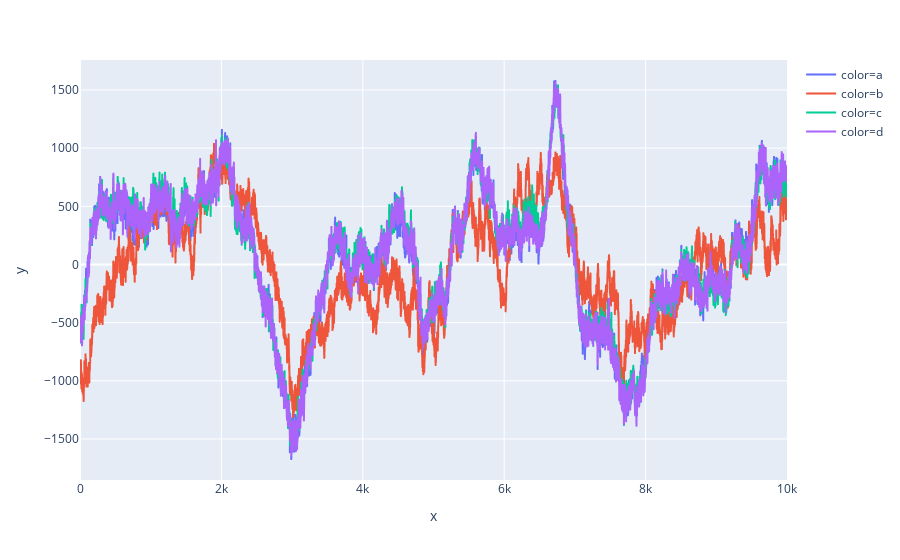

The notebook cell this image was saved under:
### Code cell
px.line(x=xs, y=signal, color=label)

### Figure 1 — Plotly figure (JSON) as saved in the notebook; plotly's stock layout.template omitted (floating-point values rounded to 4 significant figures; data arrays with more than 128 entries replaced by an {"elided": "..."} marker saying what was removed)
{"data": [{"hoverlabel": {"namelength": 0}, "hovertemplate": "color=a<br>x=%{x}<br>y=%{y}", "legendgroup": "color=a", "line": {"color": "#636efa", "dash": "solid"}, "mode": "lines", "name": "color=a", "showlegend": true, "type": "scattergl", "x": {"elided": "10000 float values"}, "xaxis": "x", "y": {"elided": "10000 int values"}, "yaxis": "y"}, {"hoverlabel": {"namelength": 0}, "hovertemplate": "color=b<br>x=%{x}<br>y=%{y}", "legendgroup": "color=b", "line": {"color": "#EF553B", "dash": "solid"}, "mode": "lines", "name": "color=b", "showlegend": true, "type": "scattergl", "x": {"elided": "10000 float values"}, "xaxis": "x", "y": {"elided": "10000 int values"}, "yaxis": "y"}, {"hoverlabel": {"namelength": 0}, "hovertemplate": "color=c<br>x=%{x}<br>y=%{y}", "legendgroup": "color=c", "line": {"color": "#00cc96", "dash": "solid"}, "mode": "lines", "name": "color=c", "showlegend": true, "type": "scattergl", "x": {"elided": "10000 float values"}, "xaxis": "x", "y": {"elided": "10000 int values"}, "yaxis": "y"}, {"hoverlabel": {"namelength": 0}, "hovertemplate": "color=d<br>x=%{x}<br>y=%{y}", "legendgroup": "color=d", "line": {"color": "#ab63fa", "dash": "solid"}, "mode": "lines", "name": "color=d", "showlegend": true, "type": "scattergl", "x": {"elided": "10000 float values"}, "xaxis": "x", "y": {"elided": "10000 int values"}, "yaxis": "y"}], "layout": {"legend": {"tracegroupgap": 0}, "margin": {"t": 60}, "xaxis": {"anchor": "y", "domain": [0, 1], "title": {"text": "x"}}, "yaxis": {"anchor": "x", "domain": [0, 1], "title": {"text": "y"}}}}
